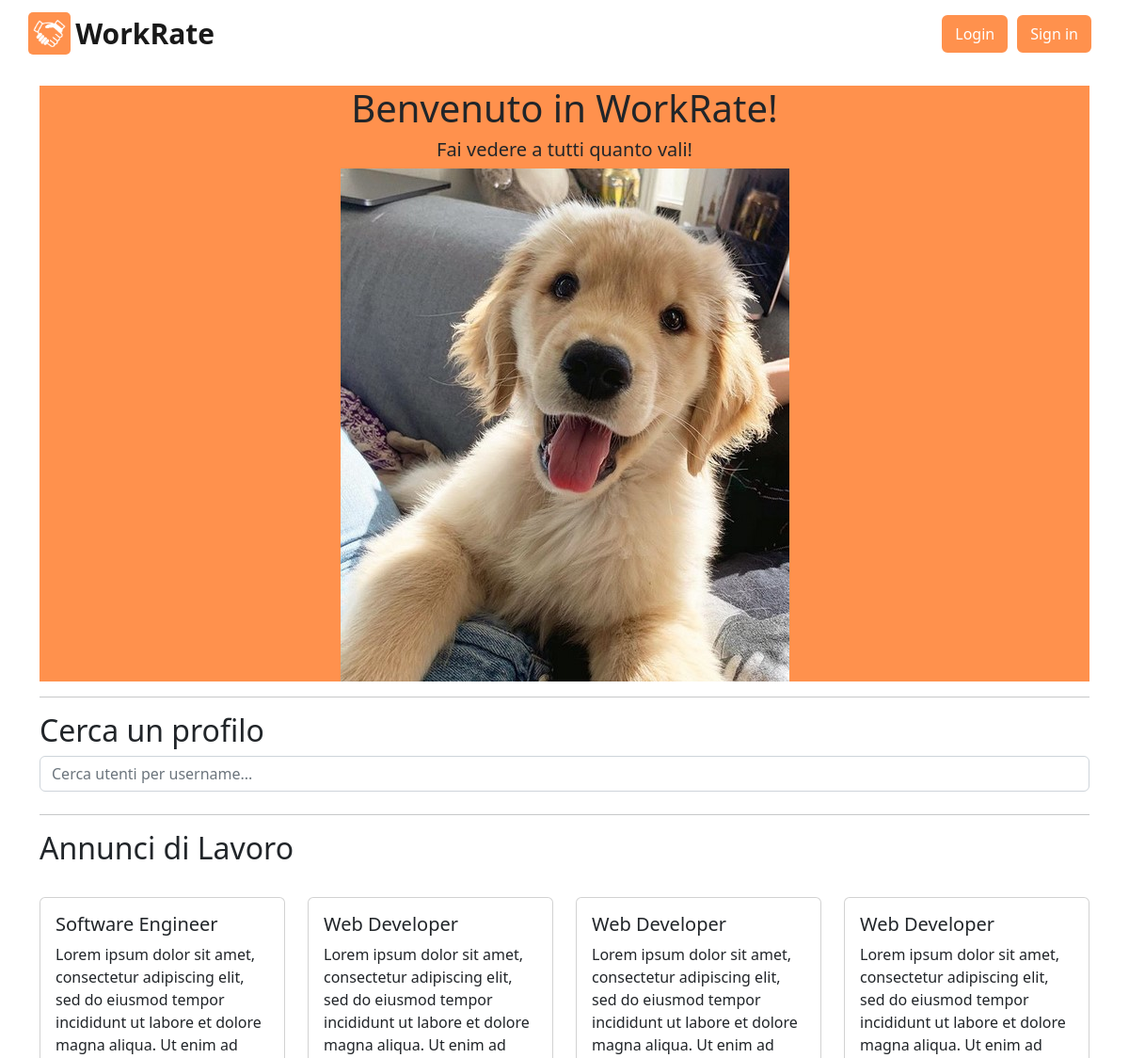
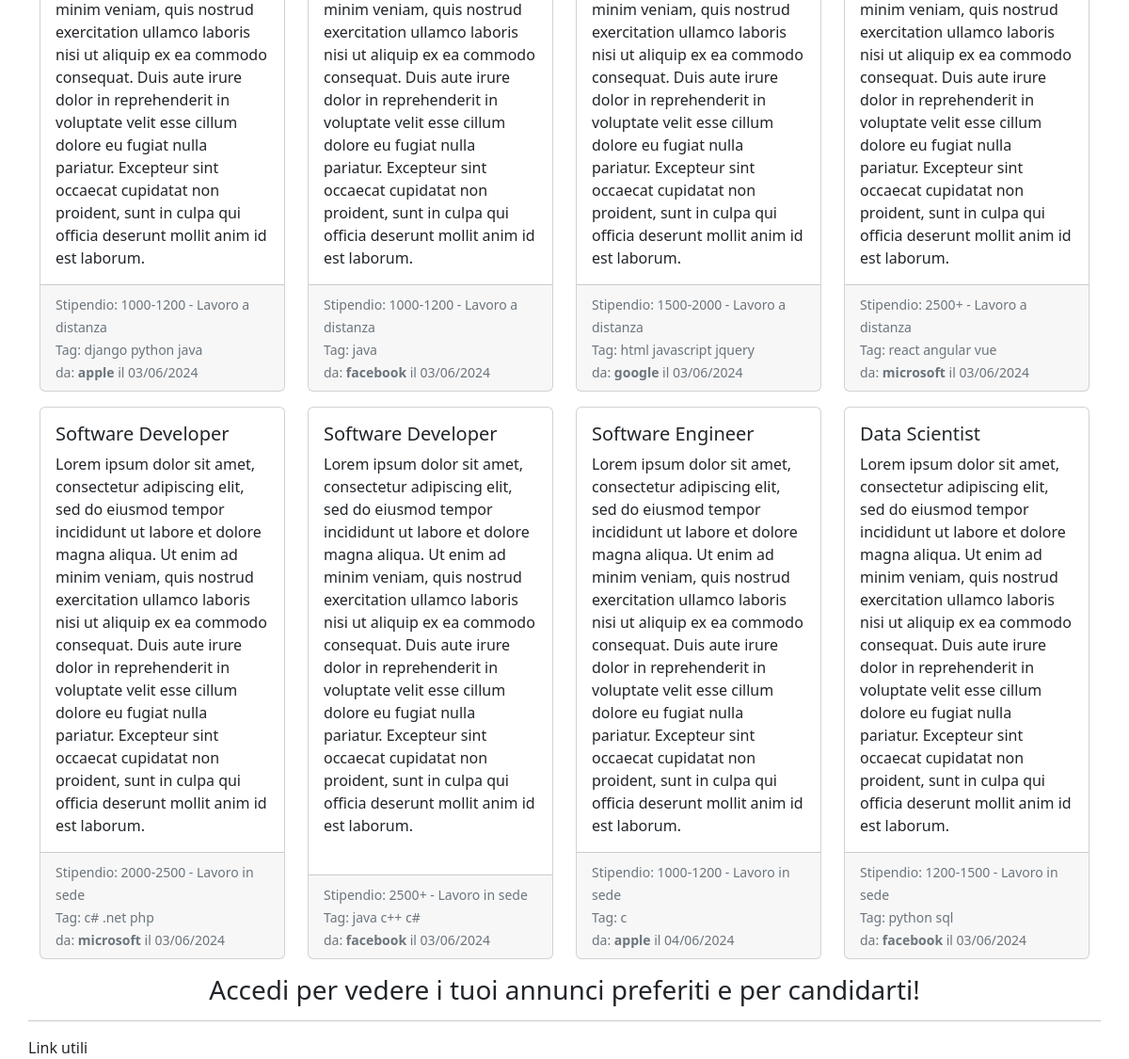
The page / on the database its author committed (2 pictures, top to bottom).
### utente/models.py (models this page shows)
class AnnuncioLavoro(models.Model):
    azienda = models.ForeignKey(Utente, on_delete=models.CASCADE)
    titolo = models.CharField('titolo', max_length=200)
    descrizione = models.TextField('descrizione')
    data_pubblicazione = models.DateTimeField('data di pubblicazione', auto_now_add=True)
    is_distanza = models.BooleanField('id_distanza', default=False)
    tag = models.CharField('tag', max_length=200, default=None, null=True)
    RANGE_STIPENDIO_CHOICES = [("1000-1200", "1000-1200"),("1200-1500", "1200-1500"),("1500-2000", "1500-2000"),("2000-2500", "2000-2500"),("2500+", "2500+")]
    range_stipendio = models.CharField('range_stipendio', max_length=50, choices=RANGE_STIPENDIO_CHOICES)
    is_available = models.BooleanField('is_available', default=True)
    class Meta:
        verbose_name = 'Annuncio di Lavoro'
        verbose_name_plural = 'Annunci di Lavoro'

class Utente(AbstractUser):
    nome = models.CharField('nome', max_length=100)
    citta = models.CharField('citta', max_length=100)
    is_azienda = models.BooleanField('is_azienda', default=False)
    tag = models.CharField('tag', max_length=100, default=None, blank=True, null=True)
    immagine_profilo = models.ImageField(upload_to=upload_to, blank=True, null=True, default='profile_photos/default.jpg')
    class Meta:
        verbose_name = 'Utente'
        verbose_name_plural = 'Utenti'

### ratework/views.py (the view)
# urls.py: 2. Add a URL to urlpatterns:  path('', views.home, name='home')
def home(request):
    utenti = Utente.objects.values_list('username', flat=True)  # Prendo tutti gli username degli utenti
    if request.user.is_authenticated:
        annunci = AnnuncioLavoro.objects.filter(is_available=True)
        utente = request.user
        hasAwork = False
        if not utente.is_azienda:
            user_tags = set(utente.tag.split()) if utente.tag else set()    # Memorizzo i tag unici dell'utente
            annunci_list = list(annunci)                                    # Converto gli annunci in una lista
            for i in Lavoro.objects.all():
                if i.lavoratore == utente:
                    annunci_list = [annuncio for annuncio in annunci_list if annuncio.id != i.annuncio.id] # Rimuovo gli annunci per cui l'utente ha già inviato una candidatura
                    if i.stato == 'Accettato':
                        hasAwork = True
            if user_tags:   # Se l'utente ha dei tag inseriti allora calcolo la pertinenza degli annunci
                def calcola_pertinenza(annuncio):
                    annuncio_tags = set(annuncio.tag.split())
                    common_tags = user_tags.intersection(annuncio_tags)
                    return len(common_tags)
                annunci_list.sort(key=calcola_pertinenza, reverse=True)
            return render(request, 'home/homepage.html', {'utenti': utenti, 'annunci': annunci_list, 'utente': utente, 'hasAwork': hasAwork})
        else:
            return render(request, 'home/homepage.html', {'utenti': utenti, 'annunci': annunci, 'utente': utente})
    else:
        annunci = AnnuncioLavoro.objects.filter(is_available=True).order_by('?')[:8] # Prendo 8 annunci a caso se l'utente non è loggato
        return render(request, 'home/homepage.html', {'utenti': utenti, 'annunci': annunci, 'hasAwork': True})

### templates/home/homepage.html (shortened to what this page needs)
{% extends "main_page.html" %}
{% block head %}
    {% load static %}
    <link rel="stylesheet" href="{% static 'css/home/style.css'%}">
{% endblock head %}
{% block content %}
    {% include "main_components/navbar.html" %}
    {% if user.is_authenticated %}
        {% include "home/homeAutenticata.html" %}
    {% else %}
        {% include "home/homeNonAutenticata.html" %}
    {% endif %}
    {% include "main_components/footer.html" %}
{% endblock content %}

### templates/main_components/annunci.html (shortened to what this page needs)
<h2>Annunci di Lavoro</h2>
<br>
    <div class="row" id="annunci-container">
        {% for i in annunci %}
            <div class="col-md-3 mb-3 annuncio-item">
                <div class="card h-100">
                    <div class="card-body">
                        <h5 class="card-title">{{ i.titolo }}</h5>
                        <p class="card-text">{{ i.descrizione }}</p>
                    </div>
                    <div class="card-footer">
                        <small class="text-muted">
                            Stipendio: {{ i.range_stipendio }} -
                            {% if i.is_distanza %}
                                Lavoro a distanza
                            {% else %}
                                Lavoro in sede
                            {% endif %}
                            <br> Tag: {{ i.tag }}
                            <br> da: <b>{{i.azienda}}</b> il {{ i.data_pubblicazione|date:"d/m/Y" }}
                        </small>
                    </div>
                </div>
            </div>
        {% empty %}
        <p>Non sono presenti annunci, torna piu tardi</p>
        {% endfor %}
    </div>

### static/css/home/style.css (style rules this page uses)
body { color: #212529; margin: auto; }

### rows shown on the page
AnnuncioLavoro: titolo "Software Engineer", descrizione "Lorem ipsum dolor sit amet, consectetur adipiscing elit, sed do eiusmod tempor incididunt ut labore et dolore magna aliqua. Ut enim ad minim veniam, quis nostrud exercitation ullamco laboris nisi ut aliquip ex ea commodo consequat. Duis aute irure dolor in reprehenderit in voluptate velit esse cillum dolore eu fugiat nulla pariatur. Excepteur sint occaecat cupidatat non proident, sunt in culpa qui officia deserunt mollit anim id est laborum.", range_stipendio "1000-1200", is_distanza "Lavoro a distanza", tag "django python java", azienda "apple", data_pubblicazione "03/06/2024"
AnnuncioLavoro: titolo "Web Developer", descrizione "Lorem ipsum dolor sit amet, consectetur adipiscing elit, sed do eiusmod tempor incididunt ut labore et dolore magna aliqua. Ut enim ad minim veniam, quis nostrud exercitation ullamco laboris nisi ut aliquip ex ea commodo consequat. Duis aute irure dolor in reprehenderit in voluptate velit esse cillum dolore eu fugiat nulla pariatur. Excepteur sint occaecat cupidatat non proident, sunt in culpa qui officia deserunt mollit anim id est laborum.", range_stipendio "1000-1200", is_distanza "Lavoro a distanza", tag "java", azienda "facebook", data_pubblicazione "03/06/2024"
AnnuncioLavoro: titolo "Web Developer", descrizione "Lorem ipsum dolor sit amet, consectetur adipiscing elit, sed do eiusmod tempor incididunt ut labore et dolore magna aliqua. Ut enim ad minim veniam, quis nostrud exercitation ullamco laboris nisi ut aliquip ex ea commodo consequat. Duis aute irure dolor in reprehenderit in voluptate velit esse cillum dolore eu fugiat nulla pariatur. Excepteur sint occaecat cupidatat non proident, sunt in culpa qui officia deserunt mollit anim id est laborum.", range_stipendio "1500-2000", is_distanza "Lavoro a distanza", tag "html javascript jquery", azienda "google", data_pubblicazione "03/06/2024"
AnnuncioLavoro: titolo "Web Developer", descrizione "Lorem ipsum dolor sit amet, consectetur adipiscing elit, sed do eiusmod tempor incididunt ut labore et dolore magna aliqua. Ut enim ad minim veniam, quis nostrud exercitation ullamco laboris nisi ut aliquip ex ea commodo consequat. Duis aute irure dolor in reprehenderit in voluptate velit esse cillum dolore eu fugiat nulla pariatur. Excepteur sint occaecat cupidatat non proident, sunt in culpa qui officia deserunt mollit anim id est laborum.", range_stipendio "2500+", is_distanza "Lavoro a distanza", tag "react angular vue", azienda "microsoft", data_pubblicazione "03/06/2024"
AnnuncioLavoro: titolo "Software Developer", descrizione "Lorem ipsum dolor sit amet, consectetur adipiscing elit, sed do eiusmod tempor incididunt ut labore et dolore magna aliqua. Ut enim ad minim veniam, quis nostrud exercitation ullamco laboris nisi ut aliquip ex ea commodo consequat. Duis aute irure dolor in reprehenderit in voluptate velit esse cillum dolore eu fugiat nulla pariatur. Excepteur sint occaecat cupidatat non proident, sunt in culpa qui officia deserunt mollit anim id est laborum.", range_stipendio "2000-2500", is_distanza "Lavoro in sede", tag "c# .net php", azienda "microsoft", data_pubblicazione "03/06/2024"
AnnuncioLavoro: titolo "Software Developer", descrizione "Lorem ipsum dolor sit amet, consectetur adipiscing elit, sed do eiusmod tempor incididunt ut labore et dolore magna aliqua. Ut enim ad minim veniam, quis nostrud exercitation ullamco laboris nisi ut aliquip ex ea commodo consequat. Duis aute irure dolor in reprehenderit in voluptate velit esse cillum dolore eu fugiat nulla pariatur. Excepteur sint occaecat cupidatat non proident, sunt in culpa qui officia deserunt mollit anim id est laborum.", range_stipendio "2500+", is_distanza "Lavoro in sede", tag "java c++ c#", azienda "facebook", data_pubblicazione "03/06/2024"
AnnuncioLavoro: titolo "Software Engineer", descrizione "Lorem ipsum dolor sit amet, consectetur adipiscing elit, sed do eiusmod tempor incididunt ut labore et dolore magna aliqua. Ut enim ad minim veniam, quis nostrud exercitation ullamco laboris nisi ut aliquip ex ea commodo consequat. Duis aute irure dolor in reprehenderit in voluptate velit esse cillum dolore eu fugiat nulla pariatur. Excepteur sint occaecat cupidatat non proident, sunt in culpa qui officia deserunt mollit anim id est laborum.", range_stipendio "1000-1200", is_distanza "Lavoro in sede", tag "c", azienda "apple", data_pubblicazione "04/06/2024"
AnnuncioLavoro: titolo "Data Scientist", descrizione "Lorem ipsum dolor sit amet, consectetur adipiscing elit, sed do eiusmod tempor incididunt ut labore et dolore magna aliqua. Ut enim ad minim veniam, quis nostrud exercitation ullamco laboris nisi ut aliquip ex ea commodo consequat. Duis aute irure dolor in reprehenderit in voluptate velit esse cillum dolore eu fugiat nulla pariatur. Excepteur sint occaecat cupidatat non proident, sunt in culpa qui officia deserunt mollit anim id est laborum.", range_stipendio "1200-1500", is_distanza "Lavoro in sede", tag "python sql", azienda "facebook", data_pubblicazione "03/06/2024"
